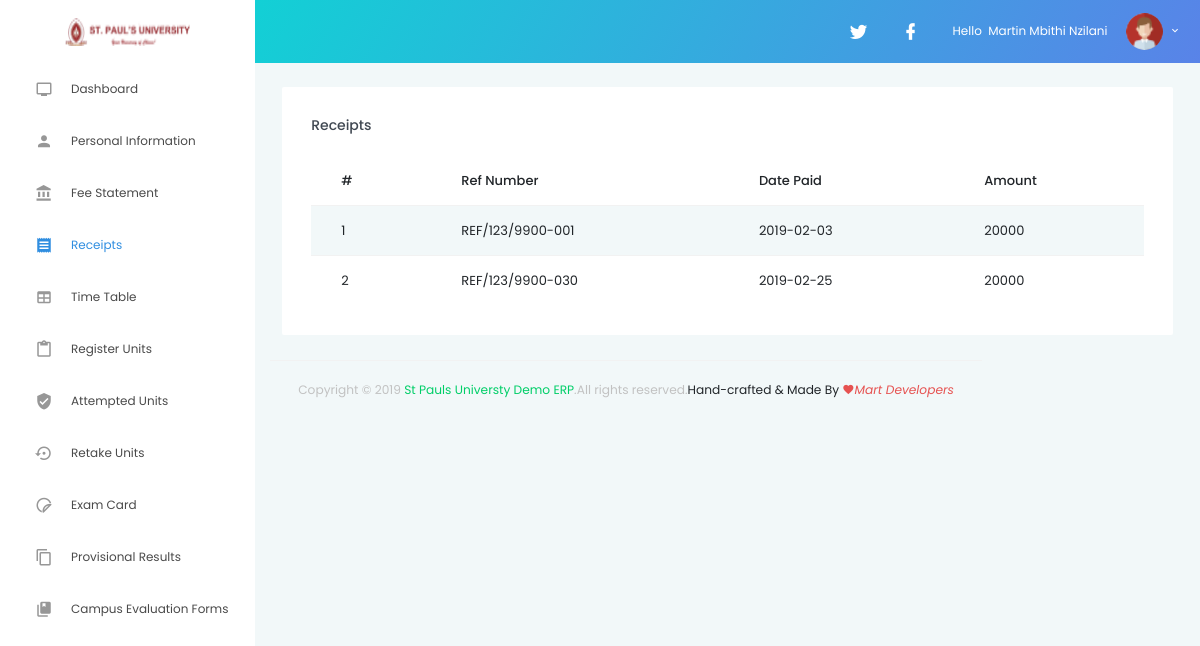
Page /receipt.php (signed in) on the committed database.
### tables this page shows
CREATE TABLE `student` (
  `id` int(20) NOT NULL,
  `name` varchar(200) NOT NULL,
  `regno` varchar(200) NOT NULL,
  `password` varchar(20) NOT NULL,
  `dob` varchar(50) NOT NULL,
  `studymode` varchar(20) NOT NULL,
  `course` varchar(200) NOT NULL,
  `phonenumber` varchar(2002) NOT NULL,
  `postaddress` varchar(200) NOT NULL,
  `emailaddress` varchar(200) NOT NULL,
  `kcseindexno` varchar(200) NOT NULL,
  `totalbilled` varchar(200) NOT NULL,
  `totalpaid` varchar(200) NOT NULL,
  `balance` varchar(200) NOT NULL,
  `attemptedunits` varchar(200) NOT NULL,
  `unitstaking` varchar(200) NOT NULL,
  `totalunits` varchar(200) NOT NULL,
  `performance` varchar(20) NOT NULL,
  `grade` varchar(20) NOT NULL
);

CREATE TABLE `receipts` (
  `id` int(20) NOT NULL,
  `refnumber` varchar(200) NOT NULL,
  `datepaid` date NOT NULL,
  `amount` varchar(50000) NOT NULL
);

### receipt.php (the view, shortened to what this page needs)
<?php
include('includes/config.php');
$aid=$_SESSION['id'];?>
<!DOCTYPE html>
<html lang="en">
<head>
  <link rel="stylesheet" href="vendors/iconfonts/mdi/css/materialdesignicons.min.css">
  <link rel="stylesheet" href="vendors/css/vendor.bundle.base.css">
  <link rel="stylesheet" href="vendors/css/vendor.bundle.addons.css">
  <link rel="stylesheet" href="css/style.css">
</head>
<body>
  <div class="container-scroller">
    <?php include("includes/header.php")?>
    <div class="container-fluid page-body-wrapper">
      <?php include("includes/navbar.php")?>
      <div class="main-panel">
        <div class="content-wrapper">
          <div class="row">
            <div class="col-lg-12 grid-margin stretch-card">
              <div class="card">
                <div class="card-body">
                  <h4 class="card-title">Receipts</h4>
                  <div class="table-responsive">
                  <table class="table table-striped">
                      <thead>
                        <tr>
                          <th>
                            #
                          </th>
                          <th>
                          Ref Number
                          </th>
                          <th>
                            Date Paid
                          </th>
                          <th>
                           Amount
                          </th>
                        </tr>
                      </thead>
                      <tbody>
                      <?php
$ret="select * from receipts";
$stmt= $mysqli->prepare($ret) ;
$stmt->execute() ;
$res=$stmt->get_result();
$cnt=1;
while($row=$res->fetch_object())
	  {
	  	?>
<tr><td><?php echo $cnt;;?></td>
<td><?php echo $row->refnumber;?> </td>
<td><?php echo $row->datepaid;?></td>
<td><?php echo $row->amount;?></td>
									<?php
$cnt=$cnt+1;
									 } ?>
                      </tbody>
                    </table>
                  </div>
                </div>
              </div>
            </div>
     <?php include("includes/footer.php")?>
      </div>
    </div>
  </div>
</body>
</html>

### includes/header.php (shortened to what this page needs)
<nav class="navbar default-layout col-lg-12 col-12 p-0 fixed-top d-flex flex-row">
      <div class="text-center navbar-brand-wrapper d-flex align-items-top justify-content-center">
        <a class="navbar-brand brand-logo" href="dashboard.php">
          <img src="images/logo.png" alt="logo" />
        </a>
      </div>
      <div class="navbar-menu-wrapper d-flex align-items-center">
        <ul class="navbar-nav navbar-nav-right">
          <li class="nav-item dropdown">
            <a class="nav-link count-indicator dropdown-toggle" id="messageDropdown" href="#" data-toggle="dropdown" aria-expanded="false">
              <i class="mdi mdi-twitter"></i>
            </a>
          <li class="nav-item dropdown">
            <a class="nav-link count-indicator dropdown-toggle" id="notificationDropdown" href="#" data-toggle="dropdown">
              <i class="mdi mdi-facebook"></i>
            </a>
          <li class="nav-item dropdown d-none d-xl-inline-block">
            <a class="nav-link dropdown-toggle" id="UserDropdown" href="#" data-toggle="dropdown" aria-expanded="false">
            <?php
$aid=$_SESSION['id'];
	$ret="select * from student where id=?";
		$stmt= $mysqli->prepare($ret) ;
	 $stmt->bind_param('i',$aid);
	 $stmt->execute() ;
	 $res=$stmt->get_result();
	   while($row=$res->fetch_object())
	  {
	  	?>
              <span class="profile-text"> Hello &nbsp;<?php echo $row->name;?></span>
              <img class="img-xs rounded-circle" src="images/clipart/pic.png" alt="Profile image">
            </a>
          </li>
        </ul>
      </div>
      <?php }?>
    </nav>

### rows in the picture
student: name "Martin Mbithi Nzilani"
receipts: refnumber "REF/123/9900-001", datepaid "2019-02-03", amount "20000"
receipts: refnumber "REF/123/9900-030", datepaid "2019-02-25", amount "20000"
